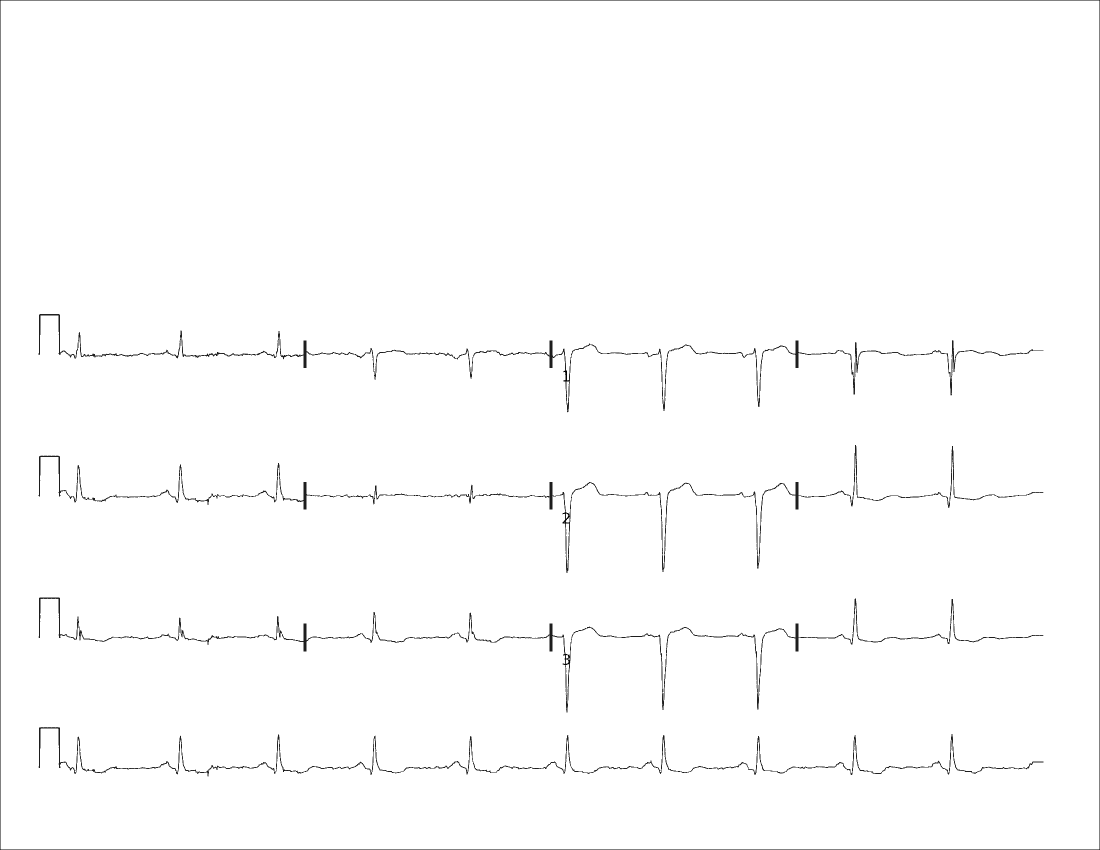
#> input picture outputs/no_text.png, 2200 x 1700 px (shown at 1/2 size)
$ python find_pulse.py
#> lines starting #> are read from the running program, lines starting #| are printed output that depends on the picture; after the words box and inside, x2 and y2 are one past the last pixel; in counts of white or black regions, pixels touching at a corner belong together
import cv2, numpy as np, json, matplotlib.pyplot as plt

gray = cv2.cvtColor(cv2.imread("outputs/no_text.png"), cv2.COLOR_BGR2GRAY)
#> gray: shape (1700, 2200); min 0, max 255, mean 252.6
config = json.load(open("outputs/config.json"))
#> (reads outputs/config.json from the repository)
bands = config["bands"]
left = config["left"]
px_per_mm = config["px_per_mm"]

# only look at the left ~200px of each row — that's where the pulse is
SEARCH = 200
WALL_THRESH = 40

baselines = []
signal_starts = []
pulse_ranges = []

for i, (y1, y2) in enumerate(bands):
    row = gray[y1:y2, left:left + SEARCH]
    col_sum = (row < 128).sum(axis=0)

    # columns with lots of dark pixels = the vertical walls of the pulse
    walls = np.where(col_sum > WALL_THRESH)[0]
    lw, rw = int(walls[0]), int(walls[-1])
    signal_starts.append(rw + left)
    pulse_ranges.append([lw, rw])

    # between the walls, the bottom-most dark pixel = baseline
    region = (row < 128)[:, lw:rw + 1]
    dark_rows = np.where(region.any(axis=1))[0]
    top, bottom = int(dark_rows[0]), int(dark_rows[-1])
    baseline = y1 + bottom
    baselines.append(baseline)

    pulse_h = bottom - top
    print(f"  Row {i}: baseline={baseline}, pulse={pulse_h}px (expect ~{px_per_mm*10:.0f})")
#> this loop made 4 passes
#> (walls, top, bottom, baseline, pulse_h) on passes 1 to 4: ([68, 69, 70, 108, 109], 0, 81, 709, 81), ([68, 69, 108, 109], 21, 102, 992, 81), ([68, 69, 108, 109], 0, 80, 1275, 80), ([68, 69, 70, 108, 109], 0, 81, 1535, 81)
#|   Row 0: baseline=709, pulse=81px (expect ~79)
#|   Row 1: baseline=992, pulse=81px (expect ~79)
#|   Row 2: baseline=1275, pulse=80px (expect ~79)
#|   Row 3: baseline=1535, pulse=81px (expect ~79)
#> pass 1, `row = gray[y1:y2, left:left + SEARCH]`:
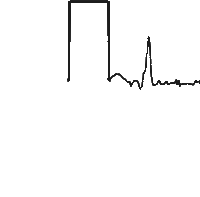
#> row: shape (197, 200); min 29, max 255, mean 249.9
#> pass 1, `region = (row < 128)[:, lw:rw + 1]`:
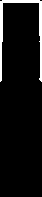
#> region: shape (197, 42) bool; 6.2% white; 1 white region, box (x1, y1, x2, y2) and area: (0, 0, 42, 82) 511
#> pass 2, `row = gray[y1:y2, left:left + SEARCH]`:
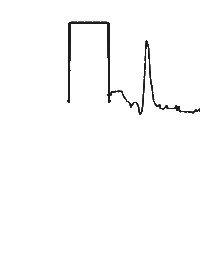
#> row: shape (256, 200); min 29, max 255, mean 250.9
#> pass 2, `region = (row < 128)[:, lw:rw + 1]`:
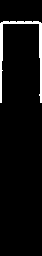
#> region: shape (256, 42) bool; 4.7% white; 1 white region, box (x1, y1, x2, y2) and area: (0, 21, 42, 103) 504
#> after the loop, baselines = [709, 992, 1275, 1535]; pulse_ranges = [[68, 109], [68, 109], [68, 109], [68, 109]]; signal_starts = [119, 119, 119, 119]

# save to config
config.update({"baselines": baselines, "signal_starts": signal_starts, "pulse_ranges": pulse_ranges})
json.dump(config, open("outputs/config.json", "w"), indent=2)

# --- vis ---

# show each row with baseline (red) and pulse top (blue dashed)
fig, axes = plt.subplots(4, 1, figsize=(16, 10))
img_rgb = cv2.cvtColor(cv2.imread("outputs/no_text.png"), cv2.COLOR_BGR2RGB)
#> img_rgb is the input picture: shape (1700, 2200, 3); min 0, max 255, mean 252.6
for i, (y1, y2) in enumerate(bands):
    axes[i].imshow(img_rgb[y1:y2, left:config["right"]])
    axes[i].axhline(baselines[i] - y1, color="red", lw=2, label=f"baseline y={baselines[i]}")
    # pulse top = baseline - pulse_height
    region = (gray[y1:y2, left:left+SEARCH] < 128)[:, pulse_ranges[i][0]:pulse_ranges[i][1]+1]
    top = np.where(region.any(axis=1))[0][0]
    axes[i].axhline(top, color="blue", lw=1, ls="--", label="1mV top")
    axes[i].legend(loc="upper right"); axes[i].axis("off")
    axes[i].set_title(f"Row {i}")
#> this loop made 4 passes
#> top on passes 1 to 4: 0, 21, 0, 0
#> pass 3, `region = (gray[y1:y2, left:left+SEARCH] < 128)[:, pulse_ranges[i][0]:p..`:
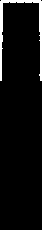
#> region: shape (230, 42) bool; 5.2% white; 1 white region, box (x1, y1, x2, y2) and area: (0, 0, 42, 81) 502
fig.savefig("outputs/step5_baselines&pulses.png", dpi=120); plt.close()
#> after `fig.savefig('outputs/step5_baselines&pulses.png', dpi=120)`:
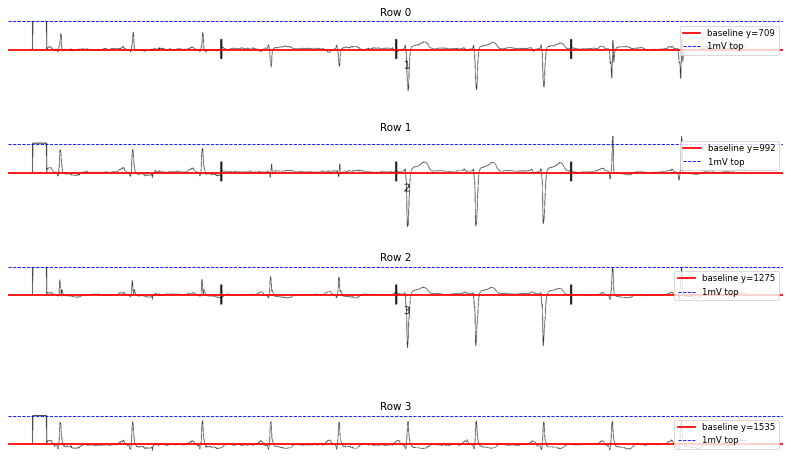
#> figure drawn by matplotlib, 4 panels
